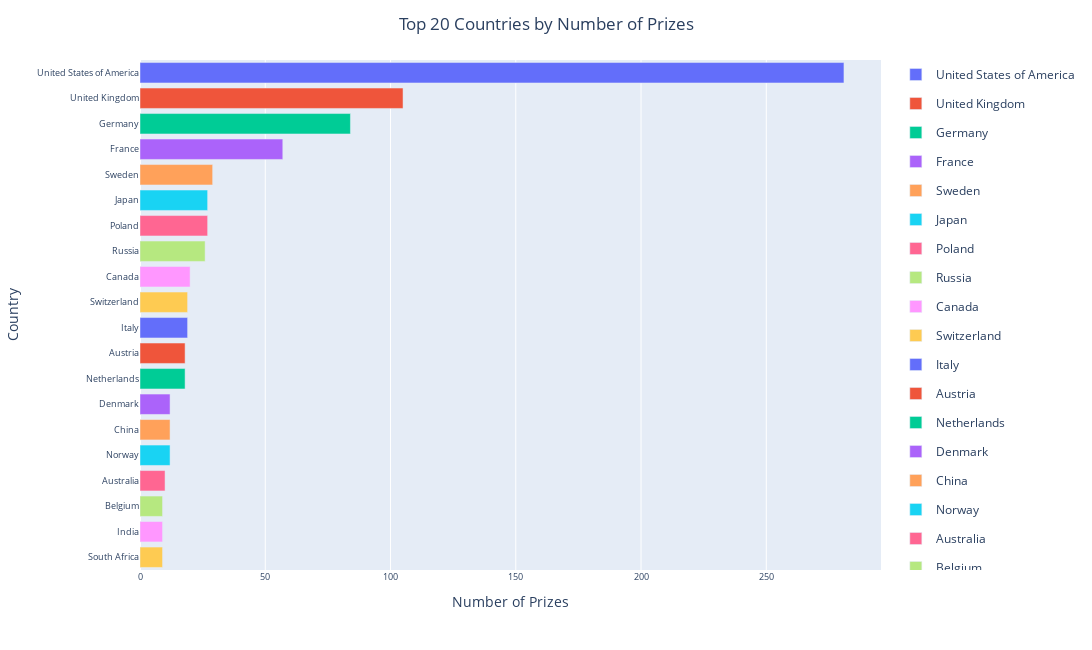

Source (notebook cell):
### Code cell
country_chart = px.bar(
    top20_countries, 
    x='prize', 
    y='birth_country_current', 
    orientation='h',
    color="birth_country_current",
    )

country_chart.update_layout(
    width=1200,
    height=650,
    title_text = "Top 20 Countries by Number of Prizes", 
    title_x = 0.50, 
    xaxis_title=dict(text='Number of Prizes'),
    yaxis_title=dict(text='Country'),
    xaxis=dict(tickfont=dict(size=9)),
    yaxis=dict(tickfont=dict(size=9)),
    legend = None,
)
country_chart.update_coloraxes(colorbar_bgcolor= "rgba(240,200,0,0)")
country_chart.show()

### Figure 1 — Plotly figure (JSON) as saved in the notebook; plotly's stock layout.template omitted (floating-point values rounded to 4 significant figures)
{"data": [{"alignmentgroup": "True", "hovertemplate": "birth_country_current=%{y}<br>prize=%{x}<extra></extra>", "legendgroup": "United States of America", "marker": {"color": "#636efa", "pattern": {"shape": ""}}, "name": "United States of America", "offsetgroup": "United States of America", "orientation": "h", "showlegend": true, "textposition": "auto", "type": "bar", "x": [281], "xaxis": "x", "y": ["United States of America"], "yaxis": "y"}, {"alignmentgroup": "True", "hovertemplate": "birth_country_current=%{y}<br>prize=%{x}<extra></extra>", "legendgroup": "United Kingdom", "marker": {"color": "#EF553B", "pattern": {"shape": ""}}, "name": "United Kingdom", "offsetgroup": "United Kingdom", "orientation": "h", "showlegend": true, "textposition": "auto", "type": "bar", "x": [105], "xaxis": "x", "y": ["United Kingdom"], "yaxis": "y"}, {"alignmentgroup": "True", "hovertemplate": "birth_country_current=%{y}<br>prize=%{x}<extra></extra>", "legendgroup": "Germany", "marker": {"color": "#00cc96", "pattern": {"shape": ""}}, "name": "Germany", "offsetgroup": "Germany", "orientation": "h", "showlegend": true, "textposition": "auto", "type": "bar", "x": [84], "xaxis": "x", "y": ["Germany"], "yaxis": "y"}, {"alignmentgroup": "True", "hovertemplate": "birth_country_current=%{y}<br>prize=%{x}<extra></extra>", "legendgroup": "France", "marker": {"color": "#ab63fa", "pattern": {"shape": ""}}, "name": "France", "offsetgroup": "France", "orientation": "h", "showlegend": true, "textposition": "auto", "type": "bar", "x": [57], "xaxis": "x", "y": ["France"], "yaxis": "y"}, {"alignmentgroup": "True", "hovertemplate": "birth_country_current=%{y}<br>prize=%{x}<extra></extra>", "legendgroup": "Sweden", "marker": {"color": "#FFA15A", "pattern": {"shape": ""}}, "name": "Sweden", "offsetgroup": "Sweden", "orientation": "h", "showlegend": true, "textposition": "auto", "type": "bar", "x": [29], "xaxis": "x", "y": ["Sweden"], "yaxis": "y"}, {"alignmentgroup": "True", "hovertemplate": "birth_country_current=%{y}<br>prize=%{x}<extra></extra>", "legendgroup": "Japan", "marker": {"color": "#19d3f3", "pattern": {"shape": ""}}, "name": "Japan", "offsetgroup": "Japan", "orientation": "h", "showlegend": true, "textposition": "auto", "type": "bar", "x": [27], "xaxis": "x", "y": ["Japan"], "yaxis": "y"}, {"alignmentgroup": "True", "hovertemplate": "birth_country_current=%{y}<br>prize=%{x}<extra></extra>", "legendgroup": "Poland", "marker": {"color": "#FF6692", "pattern": {"shape": ""}}, "name": "Poland", "offsetgroup": "Poland", "orientation": "h", "showlegend": true, "textposition": "auto", "type": "bar", "x": [27], "xaxis": "x", "y": ["Poland"], "yaxis": "y"}, {"alignmentgroup": "True", "hovertemplate": "birth_country_current=%{y}<br>prize=%{x}<extra></extra>", "legendgroup": "Russia", "marker": {"color": "#B6E880", "pattern": {"shape": ""}}, "name": "Russia", "offsetgroup": "Russia", "orientation": "h", "showlegend": true, "textposition": "auto", "type": "bar", "x": [26], "xaxis": "x", "y": ["Russia"], "yaxis": "y"}, {"alignmentgroup": "True", "hovertemplate": "birth_country_current=%{y}<br>prize=%{x}<extra></extra>", "legendgroup": "Canada", "marker": {"color": "#FF97FF", "pattern": {"shape": ""}}, "name": "Canada", "offsetgroup": "Canada", "orientation": "h", "showlegend": true, "textposition": "auto", "type": "bar", "x": [20], "xaxis": "x", "y": ["Canada"], "yaxis": "y"}, {"alignmentgroup": "True", "hovertemplate": "birth_country_current=%{y}<br>prize=%{x}<extra></extra>", "legendgroup": "Switzerland", "marker": {"color": "#FECB52", "pattern": {"shape": ""}}, "name": "Switzerland", "offsetgroup": "Switzerland", "orientation": "h", "showlegend": true, "textposition": "auto", "type": "bar", "x": [19], "xaxis": "x", "y": ["Switzerland"], "yaxis": "y"}, {"alignmentgroup": "True", "hovertemplate": "birth_country_current=%{y}<br>prize=%{x}<extra></extra>", "legendgroup": "Italy", "marker": {"color": "#636efa", "pattern": {"shape": ""}}, "name": "Italy", "offsetgroup": "Italy", "orientation": "h", "showlegend": true, "textposition": "auto", "type": "bar", "x": [19], "xaxis": "x", "y": ["Italy"], "yaxis": "y"}, {"alignmentgroup": "True", "hovertemplate": "birth_country_current=%{y}<br>prize=%{x}<extra></extra>", "legendgroup": "Austria", "marker": {"color": "#EF553B", "pattern": {"shape": ""}}, "name": "Austria", "offsetgroup": "Austria", "orientation": "h", "showlegend": true, "textposition": "auto", "type": "bar", "x": [18], "xaxis": "x", "y": ["Austria"], "yaxis": "y"}, {"alignmentgroup": "True", "hovertemplate": "birth_country_current=%{y}<br>prize=%{x}<extra></extra>", "legendgroup": "Netherlands", "marker": {"color": "#00cc96", "pattern": {"shape": ""}}, "name": "Netherlands", "offsetgroup": "Netherlands", "orientation": "h", "showlegend": true, "textposition": "auto", "type": "bar", "x": [18], "xaxis": "x", "y": ["Netherlands"], "yaxis": "y"}, {"alignmentgroup": "True", "hovertemplate": "birth_country_current=%{y}<br>prize=%{x}<extra></extra>", "legendgroup": "Denmark", "marker": {"color": "#ab63fa", "pattern": {"shape": ""}}, "name": "Denmark", "offsetgroup": "Denmark", "orientation": "h", "showlegend": true, "textposition": "auto", "type": "bar", "x": [12], "xaxis": "x", "y": ["Denmark"], "yaxis": "y"}, {"alignmentgroup": "True", "hovertemplate": "birth_country_current=%{y}<br>prize=%{x}<extra></extra>", "legendgroup": "China", "marker": {"color": "#FFA15A", "pattern": {"shape": ""}}, "name": "China", "offsetgroup": "China", "orientation": "h", "showlegend": true, "textposition": "auto", "type": "bar", "x": [12], "xaxis": "x", "y": ["China"], "yaxis": "y"}, {"alignmentgroup": "True", "hovertemplate": "birth_country_current=%{y}<br>prize=%{x}<extra></extra>", "legendgroup": "Norway", "marker": {"color": "#19d3f3", "pattern": {"shape": ""}}, "name": "Norway", "offsetgroup": "Norway", "orientation": "h", "showlegend": true, "textposition": "auto", "type": "bar", "x": [12], "xaxis": "x", "y": ["Norway"], "yaxis": "y"}, {"alignmentgroup": "True", "hovertemplate": "birth_country_current=%{y}<br>prize=%{x}<extra></extra>", "legendgroup": "Australia", "marker": {"color": "#FF6692", "pattern": {"shape": ""}}, "name": "Australia", "offsetgroup": "Australia", "orientation": "h", "showlegend": true, "textposition": "auto", "type": "bar", "x": [10], "xaxis": "x", "y": ["Australia"], "yaxis": "y"}, {"alignmentgroup": "True", "hovertemplate": "birth_country_current=%{y}<br>prize=%{x}<extra></extra>", "legendgroup": "Belgium", "marker": {"color": "#B6E880", "pattern": {"shape": ""}}, "name": "Belgium", "offsetgroup": "Belgium", "orientation": "h", "showlegend": true, "textposition": "auto", "type": "bar", "x": [9], "xaxis": "x", "y": ["Belgium"], "yaxis": "y"}, {"alignmentgroup": "True", "hovertemplate": "birth_country_current=%{y}<br>prize=%{x}<extra></extra>", "legendgroup": "India", "marker": {"color": "#FF97FF", "pattern": {"shape": ""}}, "name": "India", "offsetgroup": "India", "orientation": "h", "showlegend": true, "textposition": "auto", "type": "bar", "x": [9], "xaxis": "x", "y": ["India"], "yaxis": "y"}, {"alignmentgroup": "True", "hovertemplate": "birth_country_current=%{y}<br>prize=%{x}<extra></extra>", "legendgroup": "South Africa", "marker": {"color": "#FECB52", "pattern": {"shape": ""}}, "name": "South Africa", "offsetgroup": "South Africa", "orientation": "h", "showlegend": true, "textposition": "auto", "type": "bar", "x": [9], "xaxis": "x", "y": ["South Africa"], "yaxis": "y"}], "layout": {"barmode": "relative", "coloraxis": {"colorbar": {"bgcolor": "rgba(240,200,0,0)"}}, "height": 650, "legend": {}, "margin": {"t": 60}, "title": {"text": "Top 20 Countries by Number of Prizes", "x": 0.5}, "width": 1200, "xaxis": {"anchor": "y", "domain": [0, 1], "tickfont": {"size": 9}, "title": {"text": "Number of Prizes"}}, "yaxis": {"anchor": "x", "categoryarray": ["South Africa", "India", "Belgium", "Australia", "Norway", "China", "Denmark", "Netherlands", "Austria", "Italy", "Switzerland", "Canada", "Russia", "Poland", "Japan", "Sweden", "France", "Germany", "United Kingdom", "United States of America"], "categoryorder": "array", "domain": [0, 1], "tickfont": {"size": 9}, "title": {"text": "Country"}}}}
